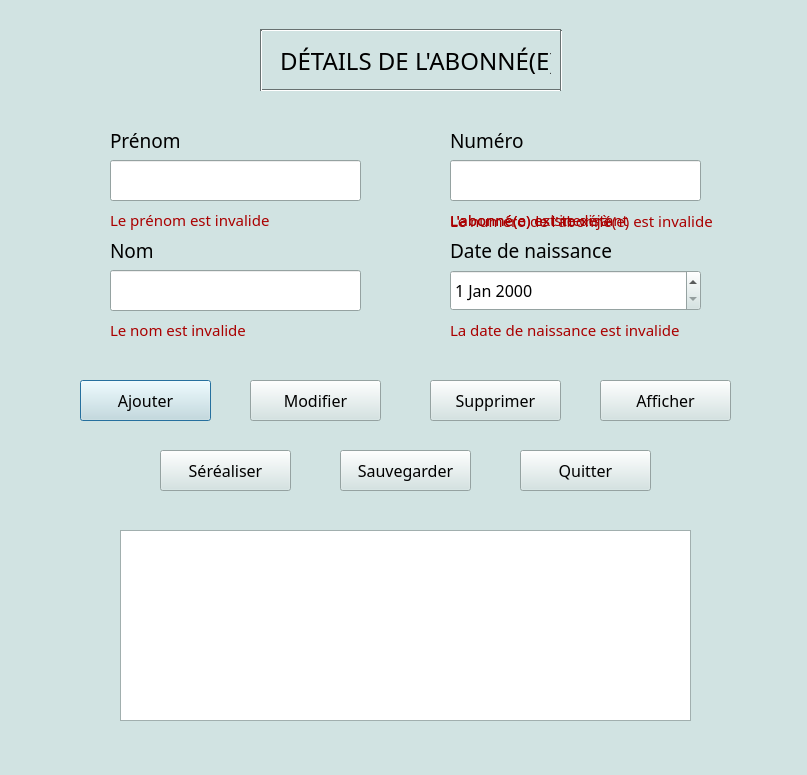
<?xml version="1.0" encoding="UTF-8"?>
<ui version="4.0">
 <class>Dialog</class>
 <widget class="QDialog" name="Dialog">
  <property name="geometry">
   <rect>
    <x>0</x>
    <y>0</y>
    <width>807</width>
    <height>775</height>
   </rect>
  </property>
  <property name="palette">
   <palette>
    <active>
     <colorrole role="WindowText">
      <brush brushstyle="SolidPattern">
       <color alpha="255">
        <red>0</red>
        <green>0</green>
        <blue>0</blue>
       </color>
      </brush>
     </colorrole>
     <colorrole role="Button">
      <brush brushstyle="SolidPattern">
       <color alpha="255">
        <red>209</red>
        <green>227</green>
        <blue>226</blue>
       </color>
      </brush>
     </colorrole>
     <colorrole role="Light">
      <brush brushstyle="SolidPattern">
       <color alpha="255">
        <red>255</red>
        <green>255</green>
        <blue>255</blue>
       </color>
      </brush>
     </colorrole>
     <colorrole role="Midlight">
      <brush brushstyle="SolidPattern">
       <color alpha="255">
        <red>232</red>
        <green>241</green>
        <blue>240</blue>
       </color>
      </brush>
     </colorrole>
     <colorrole role="Dark">
      <brush brushstyle="SolidPattern">
       <color alpha="255">
        <red>104</red>
        <green>113</green>
        <blue>113</blue>
       </color>
      </brush>
     </colorrole>
     <colorrole role="Mid">
      <brush brushstyle="SolidPattern">
       <color alpha="255">
        <red>139</red>
        <green>151</green>
        <blue>151</blue>
       </color>
      </brush>
     </colorrole>
     <colorrole role="Text">
      <brush brushstyle="SolidPattern">
       <color alpha="255">
        <red>0</red>
        <green>0</green>
        <blue>0</blue>
       </color>
      </brush>
     </colorrole>
     <colorrole role="BrightText">
      <brush brushstyle="SolidPattern">
       <color alpha="255">
        <red>255</red>
        <green>255</green>
        <blue>255</blue>
       </color>
      </brush>
     </colorrole>
     <colorrole role="ButtonText">
      <brush brushstyle="SolidPattern">
       <color alpha="255">
        <red>0</red>
        <green>0</green>
        <blue>0</blue>
       </color>
      </brush>
     </colorrole>
     <colorrole role="Base">
      <brush brushstyle="SolidPattern">
       <color alpha="255">
        <red>255</red>
        <green>255</green>
        <blue>255</blue>
       </color>
      </brush>
     </colorrole>
     <colorrole role="Window">
      <brush brushstyle="SolidPattern">
       <color alpha="255">
        <red>209</red>
        <green>227</green>
        <blue>226</blue>
       </color>
      </brush>
     </colorrole>
     <colorrole role="Shadow">
      <brush brushstyle="SolidPattern">
       <color alpha="255">
        <red>0</red>
        <green>0</green>
        <blue>0</blue>
       </color>
      </brush>
     </colorrole>
     <colorrole role="AlternateBase">
      <brush brushstyle="SolidPattern">
       <color alpha="255">
        <red>232</red>
        <green>241</green>
        <blue>240</blue>
       </color>
      </brush>
     </colorrole>
     <colorrole role="ToolTipBase">
      <brush brushstyle="SolidPattern">
       <color alpha="255">
        <red>255</red>
        <green>255</green>
        <blue>220</blue>
       </color>
      </brush>
     </colorrole>
     <colorrole role="ToolTipText">
      <brush brushstyle="SolidPattern">
       <color alpha="255">
        <red>0</red>
        <green>0</green>
        <blue>0</blue>
       </color>
      </brush>
     </colorrole>
    </active>
    <inactive>
     <colorrole role="WindowText">
      <brush brushstyle="SolidPattern">
       <color alpha="255">
        <red>0</red>
        <green>0</green>
        <blue>0</blue>
       </color>
      </brush>
     </colorrole>
     <colorrole role="Button">
      <brush brushstyle="SolidPattern">
       <color alpha="255">
        <red>209</red>
        <green>227</green>
        <blue>226</blue>
       </color>
      </brush>
     </colorrole>
     <colorrole role="Light">
      <brush brushstyle="SolidPattern">
       <color alpha="255">
        <red>255</red>
        <green>255</green>
        <blue>255</blue>
       </color>
      </brush>
     </colorrole>
     <colorrole role="Midlight">
      <brush brushstyle="SolidPattern">
       <color alpha="255">
        <red>232</red>
        <green>241</green>
        <blue>240</blue>
       </color>
      </brush>
     </colorrole>
     <colorrole role="Dark">
      <brush brushstyle="SolidPattern">
       <color alpha="255">
        <red>104</red>
        <green>113</green>
        <blue>113</blue>
       </color>
      </brush>
     </colorrole>
     <colorrole role="Mid">
      <brush brushstyle="SolidPattern">
       <color alpha="255">
        <red>139</red>
        <green>151</green>
        <blue>151</blue>
       </color>
      </brush>
     </colorrole>
     <colorrole role="Text">
      <brush brushstyle="SolidPattern">
       <color alpha="255">
        <red>0</red>
        <green>0</green>
        <blue>0</blue>
       </color>
      </brush>
     </colorrole>
     <colorrole role="BrightText">
      <brush brushstyle="SolidPattern">
       <color alpha="255">
        <red>255</red>
        <green>255</green>
        <blue>255</blue>
       </color>
      </brush>
     </colorrole>
     <colorrole role="ButtonText">
      <brush brushstyle="SolidPattern">
       <color alpha="255">
        <red>0</red>
        <green>0</green>
        <blue>0</blue>
       </color>
      </brush>
     </colorrole>
     <colorrole role="Base">
      <brush brushstyle="SolidPattern">
       <color alpha="255">
        <red>255</red>
        <green>255</green>
        <blue>255</blue>
       </color>
      </brush>
     </colorrole>
     <colorrole role="Window">
      <brush brushstyle="SolidPattern">
       <color alpha="255">
        <red>209</red>
        <green>227</green>
        <blue>226</blue>
       </color>
      </brush>
     </colorrole>
     <colorrole role="Shadow">
      <brush brushstyle="SolidPattern">
       <color alpha="255">
        <red>0</red>
        <green>0</green>
        <blue>0</blue>
       </color>
      </brush>
     </colorrole>
     <colorrole role="AlternateBase">
      <brush brushstyle="SolidPattern">
       <color alpha="255">
        <red>232</red>
        <green>241</green>
        <blue>240</blue>
       </color>
      </brush>
     </colorrole>
     <colorrole role="ToolTipBase">
      <brush brushstyle="SolidPattern">
       <color alpha="255">
        <red>255</red>
        <green>255</green>
        <blue>220</blue>
       </color>
      </brush>
     </colorrole>
     <colorrole role="ToolTipText">
      <brush brushstyle="SolidPattern">
       <color alpha="255">
        <red>0</red>
        <green>0</green>
        <blue>0</blue>
       </color>
      </brush>
     </colorrole>
    </inactive>
    <disabled>
     <colorrole role="WindowText">
      <brush brushstyle="SolidPattern">
       <color alpha="255">
        <red>104</red>
        <green>113</green>
        <blue>113</blue>
       </color>
      </brush>
     </colorrole>
     <colorrole role="Button">
      <brush brushstyle="SolidPattern">
       <color alpha="255">
        <red>209</red>
        <green>227</green>
        <blue>226</blue>
       </color>
      </brush>
     </colorrole>
     <colorrole role="Light">
      <brush brushstyle="SolidPattern">
       <color alpha="255">
        <red>255</red>
        <green>255</green>
        <blue>255</blue>
       </color>
      </brush>
     </colorrole>
     <colorrole role="Midlight">
      <brush brushstyle="SolidPattern">
       <color alpha="255">
        <red>232</red>
        <green>241</green>
        <blue>240</blue>
       </color>
      </brush>
     </colorrole>
     <colorrole role="Dark">
      <brush brushstyle="SolidPattern">
       <color alpha="255">
        <red>104</red>
        <green>113</green>
        <blue>113</blue>
       </color>
      </brush>
     </colorrole>
     <colorrole role="Mid">
      <brush brushstyle="SolidPattern">
       <color alpha="255">
        <red>139</red>
        <green>151</green>
        <blue>151</blue>
       </color>
      </brush>
     </colorrole>
     <colorrole role="Text">
      <brush brushstyle="SolidPattern">
       <color alpha="255">
        <red>104</red>
        <green>113</green>
        <blue>113</blue>
       </color>
      </brush>
     </colorrole>
     <colorrole role="BrightText">
      <brush brushstyle="SolidPattern">
       <color alpha="255">
        <red>255</red>
        <green>255</green>
        <blue>255</blue>
       </color>
      </brush>
     </colorrole>
     <colorrole role="ButtonText">
      <brush brushstyle="SolidPattern">
       <color alpha="255">
        <red>104</red>
        <green>113</green>
        <blue>113</blue>
       </color>
      </brush>
     </colorrole>
     <colorrole role="Base">
      <brush brushstyle="SolidPattern">
       <color alpha="255">
        <red>209</red>
        <green>227</green>
        <blue>226</blue>
       </color>
      </brush>
     </colorrole>
     <colorrole role="Window">
      <brush brushstyle="SolidPattern">
       <color alpha="255">
        <red>209</red>
        <green>227</green>
        <blue>226</blue>
       </color>
      </brush>
     </colorrole>
     <colorrole role="Shadow">
      <brush brushstyle="SolidPattern">
       <color alpha="255">
        <red>0</red>
        <green>0</green>
        <blue>0</blue>
       </color>
      </brush>
     </colorrole>
     <colorrole role="AlternateBase">
      <brush brushstyle="SolidPattern">
       <color alpha="255">
        <red>209</red>
        <green>227</green>
        <blue>226</blue>
       </color>
      </brush>
     </colorrole>
     <colorrole role="ToolTipBase">
      <brush brushstyle="SolidPattern">
       <color alpha="255">
        <red>255</red>
        <green>255</green>
        <blue>220</blue>
       </color>
      </brush>
     </colorrole>
     <colorrole role="ToolTipText">
      <brush brushstyle="SolidPattern">
       <color alpha="255">
        <red>0</red>
        <green>0</green>
        <blue>0</blue>
       </color>
      </brush>
     </colorrole>
    </disabled>
   </palette>
  </property>
  <property name="windowTitle">
   <string>Dialog</string>
  </property>
  <widget class="QLabel" name="label_dateNaissAbonne">
   <property name="geometry">
    <rect>
     <x>450</x>
     <y>230</y>
     <width>171</width>
     <height>41</height>
    </rect>
   </property>
   <property name="font">
    <font>
     <family>Yu Gothic UI Light</family>
     <pointsize>14</pointsize>
    </font>
   </property>
   <property name="text">
    <string>Date de naissance</string>
   </property>
  </widget>
  <widget class="QPushButton" name="pushButton_ajouterAbonne">
   <property name="geometry">
    <rect>
     <x>80</x>
     <y>380</y>
     <width>131</width>
     <height>41</height>
    </rect>
   </property>
   <property name="font">
    <font>
     <family>Yu Gothic UI Light</family>
     <pointsize>12</pointsize>
    </font>
   </property>
   <property name="text">
    <string>Ajouter</string>
   </property>
  </widget>
  <widget class="QLabel" name="label_erreurNomInvalide">
   <property name="geometry">
    <rect>
     <x>110</x>
     <y>310</y>
     <width>311</width>
     <height>41</height>
    </rect>
   </property>
   <property name="font">
    <font>
     <family>Yu Gothic UI Light</family>
     <pointsize>11</pointsize>
    </font>
   </property>
   <property name="text">
    <string>&lt;html&gt;&lt;head/&gt;&lt;body&gt;&lt;p&gt;&lt;span style=&quot; color:#aa0000;&quot;&gt;Le nom est invalide&lt;/span&gt;&lt;/p&gt;&lt;/body&gt;&lt;/html&gt;</string>
   </property>
  </widget>
  <widget class="QDateEdit" name="dateEdit_dateNaissAbonne">
   <property name="geometry">
    <rect>
     <x>450</x>
     <y>270</y>
     <width>251</width>
     <height>41</height>
    </rect>
   </property>
   <property name="font">
    <font>
     <family>Yu Gothic UI Light</family>
     <pointsize>12</pointsize>
    </font>
   </property>
  </widget>
  <widget class="QLabel" name="label_erreurNumeroAbonneExiste">
   <property name="geometry">
    <rect>
     <x>450</x>
     <y>200</y>
     <width>311</width>
     <height>41</height>
    </rect>
   </property>
   <property name="font">
    <font>
     <family>Yu Gothic UI Light</family>
     <pointsize>11</pointsize>
    </font>
   </property>
   <property name="text">
    <string>&lt;html&gt;&lt;head/&gt;&lt;body&gt;&lt;p&gt;&lt;span style=&quot; color:#aa0000;&quot;&gt;L'abonné(e) existe déjà&lt;/span&gt;&lt;/p&gt;&lt;/body&gt;&lt;/html&gt;</string>
   </property>
  </widget>
  <widget class="QLabel" name="label_erreurDateNaissInvalide">
   <property name="geometry">
    <rect>
     <x>450</x>
     <y>310</y>
     <width>311</width>
     <height>41</height>
    </rect>
   </property>
   <property name="font">
    <font>
     <family>Yu Gothic UI Light</family>
     <pointsize>11</pointsize>
    </font>
   </property>
   <property name="text">
    <string>&lt;html&gt;&lt;head/&gt;&lt;body&gt;&lt;p&gt;&lt;span style=&quot; color:#aa0000;&quot;&gt;La date de naissance est invalide&lt;/span&gt;&lt;/p&gt;&lt;/body&gt;&lt;/html&gt;</string>
   </property>
  </widget>
  <widget class="QLineEdit" name="lineEdit_prenomAbonne">
   <property name="geometry">
    <rect>
     <x>110</x>
     <y>160</y>
     <width>251</width>
     <height>41</height>
    </rect>
   </property>
  </widget>
  <widget class="Line" name="line_abonne3">
   <property name="geometry">
    <rect>
     <x>560</x>
     <y>30</y>
     <width>3</width>
     <height>61</height>
    </rect>
   </property>
   <property name="orientation">
    <enum>Qt::Vertical</enum>
   </property>
  </widget>
  <widget class="QLineEdit" name="lineEdit_nomAbonne">
   <property name="geometry">
    <rect>
     <x>110</x>
     <y>270</y>
     <width>251</width>
     <height>41</height>
    </rect>
   </property>
  </widget>
  <widget class="QLabel" name="label_erreurPrenomInvalide">
   <property name="geometry">
    <rect>
     <x>110</x>
     <y>200</y>
     <width>311</width>
     <height>41</height>
    </rect>
   </property>
   <property name="font">
    <font>
     <family>Yu Gothic UI Light</family>
     <pointsize>11</pointsize>
    </font>
   </property>
   <property name="text">
    <string>&lt;html&gt;&lt;head/&gt;&lt;body&gt;&lt;p&gt;&lt;span style=&quot; color:#aa0000;&quot;&gt;Le prénom est invalide&lt;/span&gt;&lt;/p&gt;&lt;/body&gt;&lt;/html&gt;</string>
   </property>
  </widget>
  <widget class="QPushButton" name="pushButton_modifierAbonne">
   <property name="geometry">
    <rect>
     <x>250</x>
     <y>380</y>
     <width>131</width>
     <height>41</height>
    </rect>
   </property>
   <property name="font">
    <font>
     <family>Yu Gothic UI Light</family>
     <pointsize>12</pointsize>
    </font>
   </property>
   <property name="text">
    <string>Modifier</string>
   </property>
  </widget>
  <widget class="QPushButton" name="pushButton_supprimerAbonne">
   <property name="geometry">
    <rect>
     <x>430</x>
     <y>380</y>
     <width>131</width>
     <height>41</height>
    </rect>
   </property>
   <property name="palette">
    <palette>
     <active>
      <colorrole role="WindowText">
       <brush brushstyle="SolidPattern">
        <color alpha="255">
         <red>255</red>
         <green>170</green>
         <blue>0</blue>
        </color>
       </brush>
      </colorrole>
     </active>
     <inactive>
      <colorrole role="WindowText">
       <brush brushstyle="SolidPattern">
        <color alpha="255">
         <red>255</red>
         <green>170</green>
         <blue>0</blue>
        </color>
       </brush>
      </colorrole>
     </inactive>
     <disabled>
      <colorrole role="WindowText">
       <brush brushstyle="SolidPattern">
        <color alpha="255">
         <red>104</red>
         <green>113</green>
         <blue>113</blue>
        </color>
       </brush>
      </colorrole>
     </disabled>
    </palette>
   </property>
   <property name="font">
    <font>
     <family>Yu Gothic UI Light</family>
     <pointsize>12</pointsize>
    </font>
   </property>
   <property name="text">
    <string>Supprimer</string>
   </property>
  </widget>
  <widget class="QLabel" name="label_titreAbonne">
   <property name="geometry">
    <rect>
     <x>280</x>
     <y>20</y>
     <width>271</width>
     <height>81</height>
    </rect>
   </property>
   <property name="palette">
    <palette>
     <active>
      <colorrole role="Text">
       <brush brushstyle="SolidPattern">
        <color alpha="255">
         <red>255</red>
         <green>255</green>
         <blue>255</blue>
        </color>
       </brush>
      </colorrole>
     </active>
     <inactive>
      <colorrole role="Text">
       <brush brushstyle="SolidPattern">
        <color alpha="255">
         <red>255</red>
         <green>255</green>
         <blue>255</blue>
        </color>
       </brush>
      </colorrole>
     </inactive>
     <disabled>
      <colorrole role="Text">
       <brush brushstyle="SolidPattern">
        <color alpha="255">
         <red>116</red>
         <green>121</green>
         <blue>117</blue>
        </color>
       </brush>
      </colorrole>
     </disabled>
    </palette>
   </property>
   <property name="font">
    <font>
     <family>Yu Gothic UI Light</family>
     <pointsize>18</pointsize>
     <weight>50</weight>
     <bold>false</bold>
    </font>
   </property>
   <property name="text">
    <string>DÉTAILS DE L'ABONNÉ(E)</string>
   </property>
  </widget>
  <widget class="QTextBrowser" name="textBrowser_detailsAbonne">
   <property name="geometry">
    <rect>
     <x>120</x>
     <y>530</y>
     <width>571</width>
     <height>191</height>
    </rect>
   </property>
  </widget>
  <widget class="QLabel" name="label_nomAbonne">
   <property name="geometry">
    <rect>
     <x>110</x>
     <y>230</y>
     <width>131</width>
     <height>41</height>
    </rect>
   </property>
   <property name="font">
    <font>
     <family>Yu Gothic UI Light</family>
     <pointsize>14</pointsize>
    </font>
   </property>
   <property name="text">
    <string>Nom</string>
   </property>
  </widget>
  <widget class="QLabel" name="label_erreurNumeroAbonneInvalide">
   <property name="geometry">
    <rect>
     <x>450</x>
     <y>210</y>
     <width>311</width>
     <height>51</height>
    </rect>
   </property>
   <property name="font">
    <font>
     <family>Yu Gothic UI Light</family>
     <pointsize>11</pointsize>
    </font>
   </property>
   <property name="text">
    <string>&lt;!DOCTYPE HTML PUBLIC &quot;-//W3C//DTD HTML 4.0//EN&quot; &quot;http://www.w3.org/TR/REC-html40/strict.dtd&quot;&gt;
&lt;html&gt;&lt;head&gt;&lt;meta name=&quot;qrichtext&quot; content=&quot;1&quot; /&gt;&lt;style type=&quot;text/css&quot;&gt;
p, li { white-space: pre-wrap; }
&lt;/style&gt;&lt;/head&gt;&lt;body style=&quot; font-family:'Yu Gothic UI Light'; font-size:11pt; font-weight:400; font-style:normal;&quot;&gt;
&lt;p style=&quot; margin-top:12px; margin-bottom:12px; margin-left:0px; margin-right:0px; -qt-block-indent:0; text-indent:0px;&quot;&gt;&lt;span style=&quot; color:#aa0000;&quot;&gt;Le numéro de l'abonné(e) est invalide&lt;/span&gt;&lt;/p&gt;
&lt;p style=&quot;-qt-paragraph-type:empty; margin-top:12px; margin-bottom:12px; margin-left:0px; margin-right:0px; -qt-block-indent:0; text-indent:0px; color:#aa0000;&quot;&gt;&lt;br /&gt;&lt;/p&gt;&lt;/body&gt;&lt;/html&gt;</string>
   </property>
  </widget>
  <widget class="Line" name="line_abonne2">
   <property name="geometry">
    <rect>
     <x>260</x>
     <y>20</y>
     <width>301</width>
     <height>20</height>
    </rect>
   </property>
   <property name="orientation">
    <enum>Qt::Horizontal</enum>
   </property>
  </widget>
  <widget class="QLineEdit" name="lineEdit_numeroAbonne">
   <property name="geometry">
    <rect>
     <x>450</x>
     <y>160</y>
     <width>251</width>
     <height>41</height>
    </rect>
   </property>
  </widget>
  <widget class="QLabel" name="label_numeroAbonne">
   <property name="geometry">
    <rect>
     <x>450</x>
     <y>120</y>
     <width>131</width>
     <height>41</height>
    </rect>
   </property>
   <property name="font">
    <font>
     <family>Yu Gothic UI Light</family>
     <pointsize>14</pointsize>
    </font>
   </property>
   <property name="text">
    <string>Numéro </string>
   </property>
  </widget>
  <widget class="QLabel" name="label_prenomAbonne">
   <property name="geometry">
    <rect>
     <x>110</x>
     <y>120</y>
     <width>131</width>
     <height>41</height>
    </rect>
   </property>
   <property name="font">
    <font>
     <family>Yu Gothic UI Light</family>
     <pointsize>14</pointsize>
    </font>
   </property>
   <property name="text">
    <string>Prénom</string>
   </property>
  </widget>
  <widget class="Line" name="line_abonne4">
   <property name="geometry">
    <rect>
     <x>260</x>
     <y>80</y>
     <width>301</width>
     <height>20</height>
    </rect>
   </property>
   <property name="orientation">
    <enum>Qt::Horizontal</enum>
   </property>
  </widget>
  <widget class="Line" name="line_abonne1">
   <property name="geometry">
    <rect>
     <x>260</x>
     <y>30</y>
     <width>3</width>
     <height>61</height>
    </rect>
   </property>
   <property name="orientation">
    <enum>Qt::Vertical</enum>
   </property>
  </widget>
  <widget class="QPushButton" name="pushButton_afficherAbonne">
   <property name="geometry">
    <rect>
     <x>600</x>
     <y>380</y>
     <width>131</width>
     <height>41</height>
    </rect>
   </property>
   <property name="palette">
    <palette>
     <active>
      <colorrole role="WindowText">
       <brush brushstyle="SolidPattern">
        <color alpha="255">
         <red>255</red>
         <green>170</green>
         <blue>0</blue>
        </color>
       </brush>
      </colorrole>
     </active>
     <inactive>
      <colorrole role="WindowText">
       <brush brushstyle="SolidPattern">
        <color alpha="255">
         <red>255</red>
         <green>170</green>
         <blue>0</blue>
        </color>
       </brush>
      </colorrole>
     </inactive>
     <disabled>
      <colorrole role="WindowText">
       <brush brushstyle="SolidPattern">
        <color alpha="255">
         <red>104</red>
         <green>113</green>
         <blue>113</blue>
        </color>
       </brush>
      </colorrole>
     </disabled>
    </palette>
   </property>
   <property name="font">
    <font>
     <family>Yu Gothic UI Light</family>
     <pointsize>12</pointsize>
    </font>
   </property>
   <property name="text">
    <string>Afficher</string>
   </property>
  </widget>
  <widget class="QPushButton" name="pushButton_quitterAbonne">
   <property name="geometry">
    <rect>
     <x>520</x>
     <y>450</y>
     <width>131</width>
     <height>41</height>
    </rect>
   </property>
   <property name="palette">
    <palette>
     <active>
      <colorrole role="WindowText">
       <brush brushstyle="SolidPattern">
        <color alpha="255">
         <red>255</red>
         <green>170</green>
         <blue>0</blue>
        </color>
       </brush>
      </colorrole>
     </active>
     <inactive>
      <colorrole role="WindowText">
       <brush brushstyle="SolidPattern">
        <color alpha="255">
         <red>255</red>
         <green>170</green>
         <blue>0</blue>
        </color>
       </brush>
      </colorrole>
     </inactive>
     <disabled>
      <colorrole role="WindowText">
       <brush brushstyle="SolidPattern">
        <color alpha="255">
         <red>104</red>
         <green>113</green>
         <blue>113</blue>
        </color>
       </brush>
      </colorrole>
     </disabled>
    </palette>
   </property>
   <property name="font">
    <font>
     <family>Yu Gothic UI Light</family>
     <pointsize>12</pointsize>
    </font>
   </property>
   <property name="text">
    <string>Quitter</string>
   </property>
  </widget>
  <widget class="QPushButton" name="pushButton_sauvegarderAbonne">
   <property name="geometry">
    <rect>
     <x>340</x>
     <y>450</y>
     <width>131</width>
     <height>41</height>
    </rect>
   </property>
   <property name="palette">
    <palette>
     <active>
      <colorrole role="WindowText">
       <brush brushstyle="SolidPattern">
        <color alpha="255">
         <red>255</red>
         <green>170</green>
         <blue>0</blue>
        </color>
       </brush>
      </colorrole>
     </active>
     <inactive>
      <colorrole role="WindowText">
       <brush brushstyle="SolidPattern">
        <color alpha="255">
         <red>255</red>
         <green>170</green>
         <blue>0</blue>
        </color>
       </brush>
      </colorrole>
     </inactive>
     <disabled>
      <colorrole role="WindowText">
       <brush brushstyle="SolidPattern">
        <color alpha="255">
         <red>104</red>
         <green>113</green>
         <blue>113</blue>
        </color>
       </brush>
      </colorrole>
     </disabled>
    </palette>
   </property>
   <property name="font">
    <font>
     <family>Yu Gothic UI Light</family>
     <pointsize>12</pointsize>
    </font>
   </property>
   <property name="text">
    <string>Sauvegarder</string>
   </property>
  </widget>
  <widget class="QPushButton" name="pushButton_serealiserAbonne">
   <property name="geometry">
    <rect>
     <x>160</x>
     <y>450</y>
     <width>131</width>
     <height>41</height>
    </rect>
   </property>
   <property name="palette">
    <palette>
     <active>
      <colorrole role="WindowText">
       <brush brushstyle="SolidPattern">
        <color alpha="255">
         <red>255</red>
         <green>170</green>
         <blue>0</blue>
        </color>
       </brush>
      </colorrole>
     </active>
     <inactive>
      <colorrole role="WindowText">
       <brush brushstyle="SolidPattern">
        <color alpha="255">
         <red>255</red>
         <green>170</green>
         <blue>0</blue>
        </color>
       </brush>
      </colorrole>
     </inactive>
     <disabled>
      <colorrole role="WindowText">
       <brush brushstyle="SolidPattern">
        <color alpha="255">
         <red>104</red>
         <green>113</green>
         <blue>113</blue>
        </color>
       </brush>
      </colorrole>
     </disabled>
    </palette>
   </property>
   <property name="font">
    <font>
     <family>Yu Gothic UI Light</family>
     <pointsize>12</pointsize>
    </font>
   </property>
   <property name="text">
    <string>Séréaliser</string>
   </property>
  </widget>
  <widget class="QLabel" name="label_erreurNumeroAbonneInexistant">
   <property name="geometry">
    <rect>
     <x>450</x>
     <y>200</y>
     <width>311</width>
     <height>41</height>
    </rect>
   </property>
   <property name="font">
    <font>
     <family>Yu Gothic UI Light</family>
     <pointsize>11</pointsize>
    </font>
   </property>
   <property name="text">
    <string>&lt;html&gt;&lt;head/&gt;&lt;body&gt;&lt;p&gt;&lt;span style=&quot; color:#aa0000;&quot;&gt;L'abonné(e) est inexistant&lt;/span&gt;&lt;/p&gt;&lt;/body&gt;&lt;/html&gt;</string>
   </property>
  </widget>
  <widget class="QLabel" name="label_erreurFichierAbonne">
   <property name="geometry">
    <rect>
     <x>110</x>
     <y>490</y>
     <width>241</width>
     <height>41</height>
    </rect>
   </property>
   <property name="font">
    <font>
     <family>Yu Gothic UI Light</family>
     <pointsize>11</pointsize>
    </font>
   </property>
   <property name="text">
    <string>&lt;html&gt;&lt;head/&gt;&lt;body&gt;&lt;p&gt;&lt;span style=&quot; color:#aa0000;&quot;&gt;&lt;br/&gt;&lt;/span&gt;&lt;/p&gt;&lt;/body&gt;&lt;/html&gt;</string>
   </property>
  </widget>
 </widget>
 <resources/>
 <connections/>
</ui>
